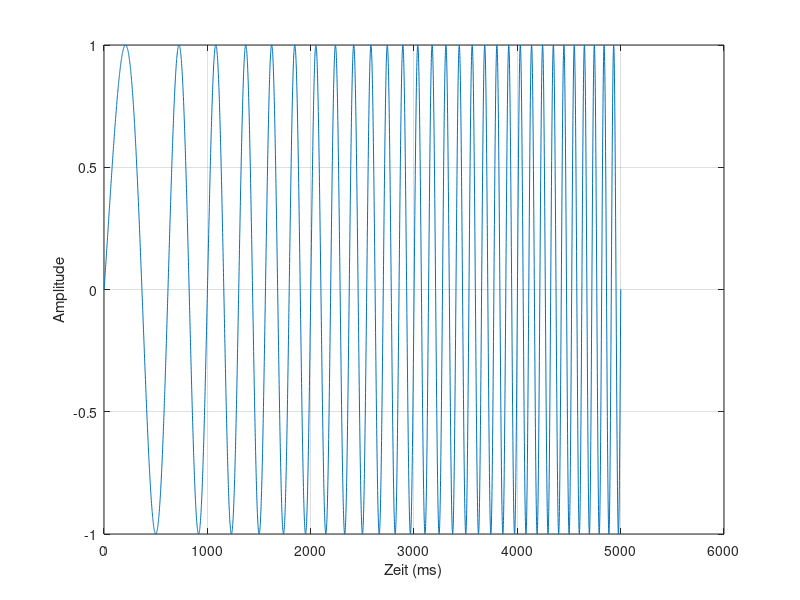

The MATLAB source for this figure:
% exemplarische  Darstellung linearer Sweep
close all 
clear all


%% mathematische Modellierung 
%Sweepen von 0 bis 5000ms
x=0:0.001:5
%Frequenzänderung; (Anfangsfrequenz-Endfrequenz)/Sweepzeit
c=(11-1)/(5)
%Berechnung eines sinusförmigen Signals mit zeitlich linear zunehmender Frequenz
%aufgrund zeutlich quadratischer Phasenänderung
phi = 2*pi+2*pi*(c*0.5*x.^2+x)
y=sin(phi)
%Ausgabe Funktionsgraph
plot(y)
xlabel('Zeit (ms)')
ylabel('Amplitude')
grid on 

